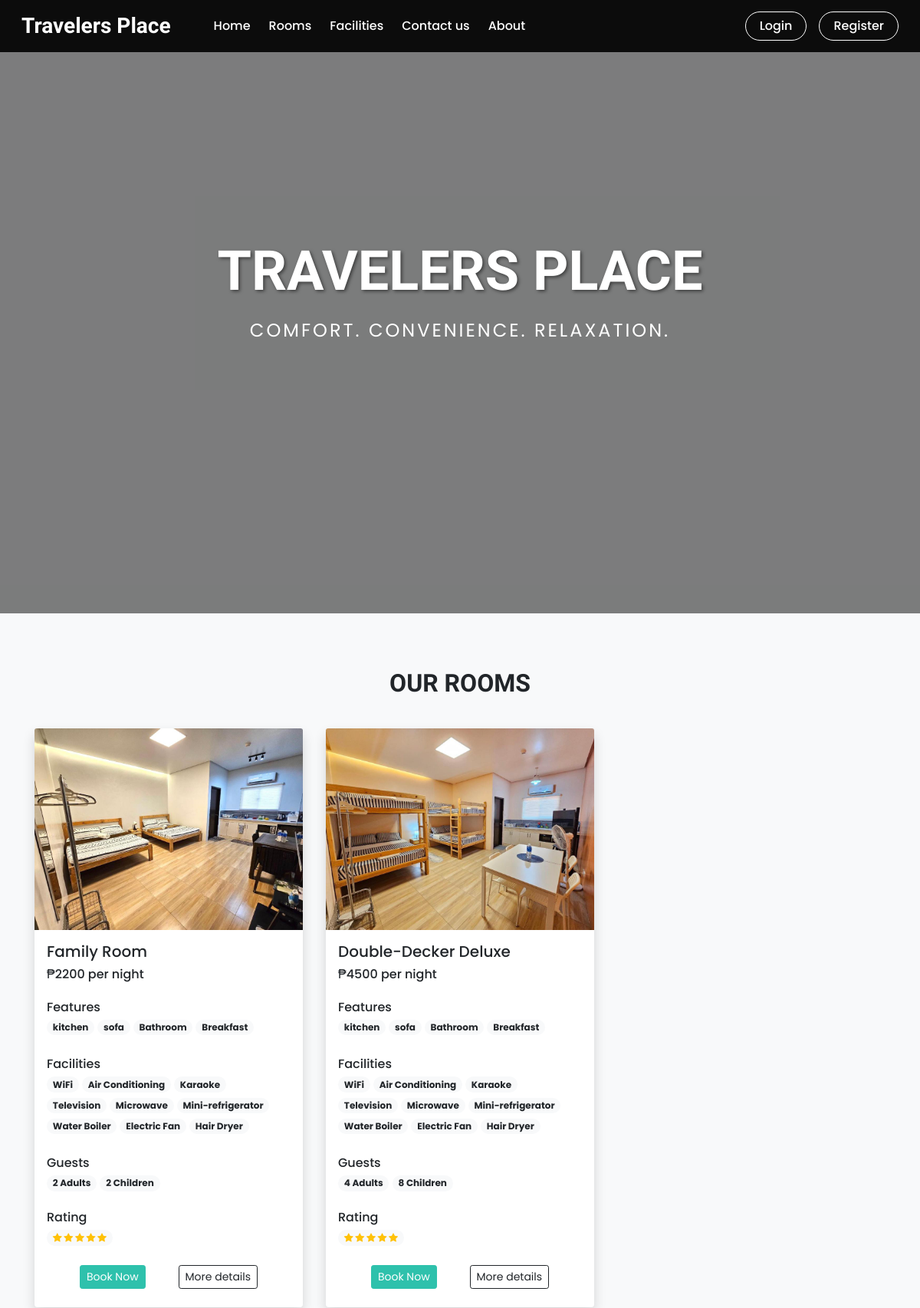
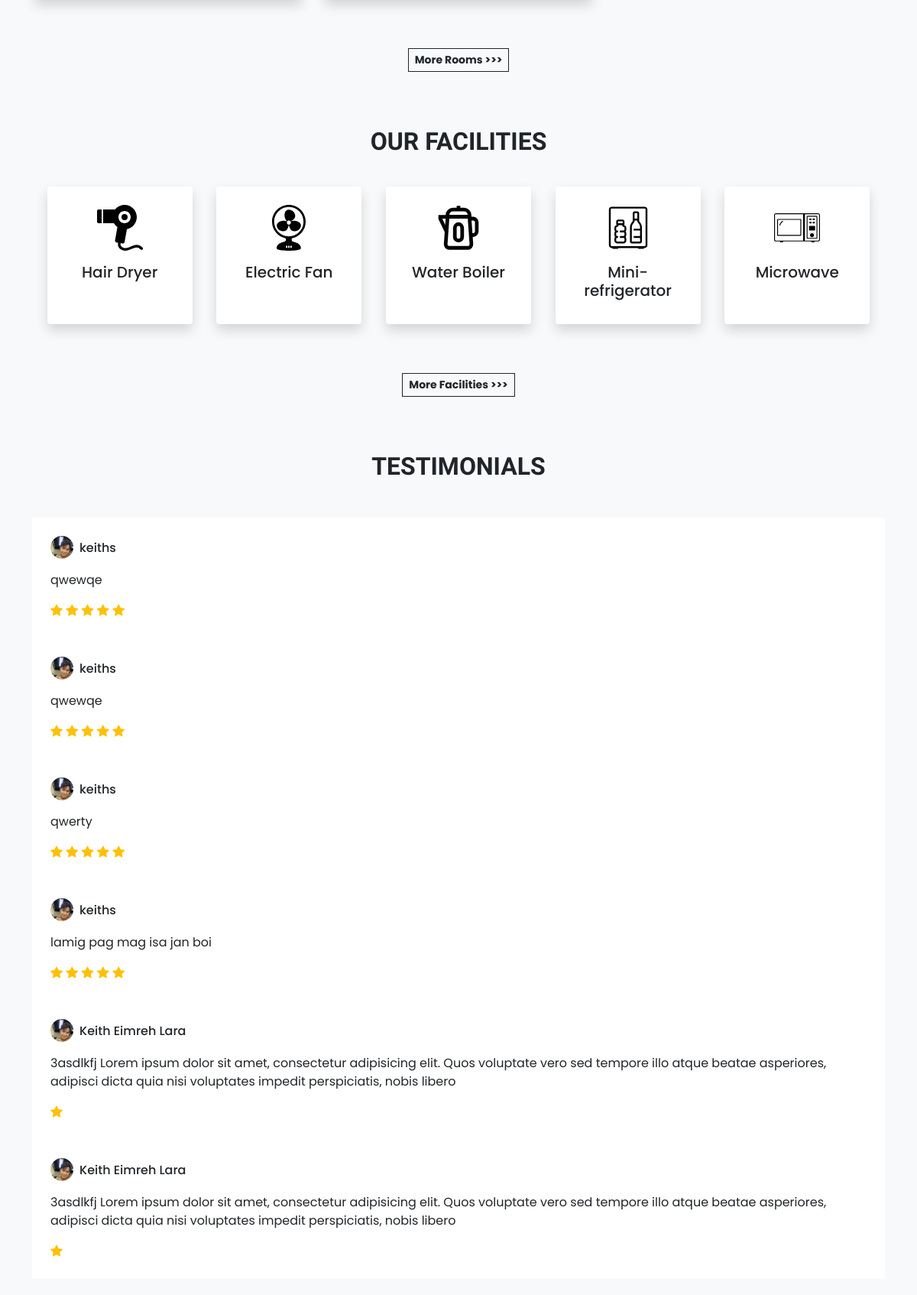
The page / (upper part) on the database its author committed (2 pictures, top to bottom).
### tables this page shows
CREATE TABLE `settings` (
  `sr_no` int(11) NOT NULL AUTO_INCREMENT,
  `site_title` varchar(50) NOT NULL,
  `site_about` varchar(250) NOT NULL,
  `shutdown` tinyint(1) NOT NULL,
  `payment_gcash_number` varchar(100) DEFAULT NULL,
  `payment_maya_number` varchar(100) DEFAULT NULL,
  `payment_gcash_qr` varchar(255) DEFAULT NULL,
  `payment_maya_qr` varchar(255) DEFAULT NULL,
  PRIMARY KEY (`sr_no`)
);

CREATE TABLE `rooms` (
  `id` int(11) NOT NULL AUTO_INCREMENT,
  `name` varchar(150) NOT NULL,
  `area` int(11) NOT NULL,
  `price` int(11) NOT NULL,
  `quantity` int(11) NOT NULL,
  `adult` int(11) NOT NULL,
  `children` int(11) NOT NULL,
  `description` varchar(350) NOT NULL,
  `status` tinyint(4) NOT NULL DEFAULT 1,
  `removed` int(11) NOT NULL DEFAULT 0,
  `archived_at` datetime DEFAULT NULL,
  `is_archived` tinyint(1) NOT NULL DEFAULT 0,
  PRIMARY KEY (`id`)
);

CREATE TABLE `room_images` (
  `sr_no` int(11) NOT NULL AUTO_INCREMENT,
  `room_id` int(11) NOT NULL,
  `image` varchar(150) NOT NULL,
  `thumb` tinyint(4) NOT NULL DEFAULT 0,
  PRIMARY KEY (`sr_no`),
  KEY `room_id` (`room_id`),
  CONSTRAINT `room_images_ibfk_1` FOREIGN KEY (`room_id`) REFERENCES `rooms` (`id`)
);

CREATE TABLE `features` (
  `id` int(11) NOT NULL AUTO_INCREMENT,
  `name` varchar(50) NOT NULL,
  PRIMARY KEY (`id`)
);

CREATE TABLE `facilities` (
  `id` int(11) NOT NULL AUTO_INCREMENT,
  `icon` varchar(100) NOT NULL,
  `name` varchar(50) NOT NULL,
  `description` varchar(250) NOT NULL,
  PRIMARY KEY (`id`)
);

CREATE TABLE `rating_review` (
  `sr_no` int(11) NOT NULL AUTO_INCREMENT,
  `booking_id` int(11) NOT NULL,
  `room_id` int(11) NOT NULL,
  `user_id` int(11) NOT NULL,
  `rating` int(11) NOT NULL,
  `review` varchar(200) NOT NULL,
  `seen` int(11) NOT NULL DEFAULT 0,
  `datentime` datetime NOT NULL DEFAULT current_timestamp(),
  PRIMARY KEY (`sr_no`),
  KEY `booking_id` (`booking_id`),
  KEY `room_id` (`room_id`),
  KEY `user_id` (`user_id`),
  CONSTRAINT `rating_review_ibfk_1` FOREIGN KEY (`booking_id`) REFERENCES `booking_order` (`booking_id`),
  CONSTRAINT `rating_review_ibfk_2` FOREIGN KEY (`room_id`) REFERENCES `rooms` (`id`),
  CONSTRAINT `rating_review_ibfk_3` FOREIGN KEY (`user_id`) REFERENCES `user_cred` (`id`)
);

CREATE TABLE `user_cred` (
  `id` int(11) NOT NULL AUTO_INCREMENT,
  `name` varchar(100) NOT NULL,
  `email` varchar(150) NOT NULL,
  `address` varchar(120) NOT NULL,
  `phonenum` varchar(100) NOT NULL,
  `pincode` int(11) NOT NULL,
  `dob` date NOT NULL,
  `profile` varchar(100) NOT NULL,
  `password` varchar(200) NOT NULL,
  `is_verified` int(11) NOT NULL DEFAULT 0,
  `token` varchar(200) DEFAULT NULL,
  `t_expire` date DEFAULT NULL,
  `status` int(11) NOT NULL DEFAULT 1,
  `is_archived` tinyint(1) NOT NULL DEFAULT 0,
  `datentime` datetime NOT NULL DEFAULT current_timestamp(),
  PRIMARY KEY (`id`)
);

### admin/inc/db_config.php (called while the page is built, shortened)
<?php
  function select($sql,$values,$datatypes)
  {
    $con = $GLOBALS['con'];
    if($stmt = mysqli_prepare($con,$sql))
    {
      if(!empty($values)){
        mysqli_stmt_bind_param($stmt,$datatypes,...$values);
      }
      if(mysqli_stmt_execute($stmt)){
        $res = mysqli_stmt_get_result($stmt);
        return $res;
      }
      else{
        mysqli_stmt_close($stmt);
        die("Query cannot be executed - Select");
      }
    }
    else{
      die("Query cannot be prepared - Select");
    }
  }
?>

### index.php (the view, shortened to what this page needs)
<!DOCTYPE html>
<html lang="en">
<head>
  <link  rel="stylesheet" href="https://unpkg.com/swiper@7/swiper-bundle.min.css">
  <?php require('inc/links.php'); ?>
</head>
<body class="bg-light">
  <?php require('inc/header.php'); ?>
  <section class="hero-section">
    <div class="swiper swiper-hero">
    </div>
    <div class="hero-content">
      <h1 class="hero-title">TRAVELERS PLACE</h1>
      <p class="hero-subtitle">Comfort. Convenience. Relaxation.</p>
    </div>
  </section>
  <h2 class="mt-5 pt-4 mb-4 text-center fw-bold h-font">OUR ROOMS</h2>
  <div class="container">
    <div class="row">
      <?php
        $room_res = select("SELECT * FROM `rooms` WHERE `status`=? AND `removed`=? ORDER BY `id` DESC LIMIT 3",[1,0],'ii');
        while($room_data = mysqli_fetch_assoc($room_res))
        {
          $fea_q = mysqli_query($con,"SELECT f.name FROM `features` f
            INNER JOIN `room_features` rfea ON f.id = rfea.features_id
            WHERE rfea.room_id = '$room_data[id]'");
          $features_data = "";
          while($fea_row = mysqli_fetch_assoc($fea_q)){
            $features_data .="<span class='badge rounded-pill bg-light text-dark text-wrap me-1 mb-1'>
              $fea_row[name]
            </span>";
          }
          $fac_q = mysqli_query($con,"SELECT f.name FROM `facilities` f
            INNER JOIN `room_facilities` rfac ON f.id = rfac.facilities_id
            WHERE rfac.room_id = '$room_data[id]'");
          $facilities_data = "";
          while($fac_row = mysqli_fetch_assoc($fac_q)){
            $facilities_data .="<span class='badge rounded-pill bg-light text-dark text-wrap me-1 mb-1'>
              $fac_row[name]
            </span>";
          }
          $room_thumb = ROOMS_IMG_PATH."thumbnail.jpg";
          $thumb_q = mysqli_query($con,"SELECT * FROM `room_images`
            WHERE `room_id`='$room_data[id]'
            AND `thumb`='1'");
          if(mysqli_num_rows($thumb_q)>0){
            $thumb_res = mysqli_fetch_assoc($thumb_q);
            $room_thumb = ROOMS_IMG_PATH.$thumb_res['image'];
          }
          $book_btn = "";
          if(!$settings_r['shutdown']){
            $login=0;
            $book_btn = "<button onclick='checkLoginToBook($login,$room_data[id])' class='btn btn-sm text-white custom-bg shadow-none'>Book Now</button>";
          }
          $rating_q = "SELECT AVG(rating) AS `avg_rating` FROM `rating_review`
            WHERE `room_id`='$room_data[id]' ORDER BY `sr_no` DESC LIMIT 20";
          $rating_res = mysqli_query($con,$rating_q);
          $rating_fetch = mysqli_fetch_assoc($rating_res);
          $rating_data = "";
          if($rating_fetch['avg_rating']!=NULL)
          {
            $rating_data = "<div class='rating mb-4'>
              <h6 class='mb-1'>Rating</h6>
              <span class='badge rounded-pill bg-light'>
            ";
            for($i=0; $i<$rating_fetch['avg_rating']; $i++){
              $rating_data .="<i class='bi bi-star-fill text-warning'></i> ";
            }
            $rating_data .= "</span>
              </div>
            ";
          }
          echo <<<data
            <div class="col-lg-4 col-md-6 my-3">
              <div class="card border-0 shadow" style="max-width: 350px; margin: auto;">
                <img src="$room_thumb" class="card-img-top">
                <div class="card-body">
                  <h5>$room_data[name]</h5>
                  <h6 class="mb-4">₱$room_data[price] per night</h6>
                  <div class="features mb-4">
                    <h6 class="mb-1">Features</h6>
                    $features_data
                  </div>
                  <div class="facilities mb-4">
                    <h6 class="mb-1">Facilities</h6>
                    $facilities_data
                  </div>
                  <div class="guests mb-4">
                    <h6 class="mb-1">Guests</h6>
                    <span class="badge rounded-pill bg-light text-dark text-wrap">
                      $room_data[adult] Adults
                    </span>
                    <span class="badge rounded-pill bg-light text-dark text-wrap">
                      $room_data[children] Children
                    </span>
                  </div>
                  $rating_data
                  <div class="d-flex justify-content-evenly mb-2">
                    $book_btn
                    <a href="room_details.php?id=$room_data[id]" class="btn btn-sm btn-outline-dark shadow-none">More details</a>
                  </div>
                </div>
              </div>
            </div>
          data;
        }
      ?>
      <div class="col-lg-12 text-center mt-5">
        <a href="rooms.php" class="btn btn-sm btn-outline-dark rounded-0 fw-bold shadow-none">More Rooms >>></a>
      </div>
    </div>
  </div>
  <h2 class="mt-5 pt-4 mb-4 text-center fw-bold h-font">OUR FACILITIES</h2>
  <div class="container">
    <div class="row justify-content-evenly px-lg-0 px-md-0 px-5">
      <?php
        $res = mysqli_query($con,"SELECT * FROM `facilities` ORDER BY `id` DESC LIMIT 5");
        $path = FACILITIES_IMG_PATH;
        while($row = mysqli_fetch_assoc($res)){
          echo<<<data
            <div class="col-lg-2 col-md-2 text-center bg-white rounded shadow py-4 my-3">
              <img src="$path$row[icon]" width="60px">
              <h5 class="mt-3">$row[name]</h5>
            </div>
          data;
        }
      ?>
      <div class="col-lg-12 text-center mt-5">
        <a href="facilities.php" class="btn btn-sm btn-outline-dark rounded-0 fw-bold shadow-none">More Facilities >>></a>
      </div>
    </div>
  </div>
  <h2 class="mt-5 pt-4 mb-4 text-center fw-bold h-font">TESTIMONIALS</h2>
  <div class="container mt-5">
    <div class="swiper swiper-testimonials">
      <div class="swiper-wrapper mb-5">
        <?php
          $review_q = "SELECT rr.*,uc.name AS uname, uc.profile, r.name AS rname FROM `rating_review` rr
            INNER JOIN `user_cred` uc ON rr.user_id = uc.id
            INNER JOIN `rooms` r ON rr.room_id = r.id
            ORDER BY `sr_no` DESC LIMIT 6";
          $review_res = mysqli_query($con,$review_q);
          $img_path = USERS_IMG_PATH;
          if(mysqli_num_rows($review_res)==0){
            echo 'No reviews yet!';
          }
          else
          {
            while($row = mysqli_fetch_assoc($review_res))
            {
              $stars = "<i class='bi bi-star-fill text-warning'></i> ";
              for($i=1; $i<$row['rating']; $i++){
                $stars .= " <i class='bi bi-star-fill text-warning'></i>";
              }
              echo<<<slides
                <div class="swiper-slide bg-white p-4">
                  <div class="profile d-flex align-items-center mb-3">
                    <img src="$img_path$row[profile]" class="rounded-circle" loading="lazy" width="30px">
                    <h6 class="m-0 ms-2">$row[uname]</h6>
                  </div>
                  <p>
                    $row[review]
                  </p>
                  <div class="rating">
                    $stars
                  </div>
                </div>
              slides;
            }
          }
        ?>
      </div>
    </div>
  </div>
</body>
</html>

### inc/header.php (shortened to what this page needs)
<nav id="nav-bar" class="navbar navbar-expand-lg navbar-dark px-lg-3 py-lg-2 fixed-top">
  <div class="container-fluid">
    <a class="navbar-brand me-5 fw-bold fs-3 h-font" href="index.php"><?php echo $settings_r['site_title'] ?></a>
    <div class="collapse navbar-collapse" id="navbarSupportedContent">
      <ul class="navbar-nav me-auto mb-2 mb-lg-0">
        <li class="nav-item">
          <a class="nav-link me-2" href="index.php">Home</a>
        </li>
        <li class="nav-item">
          <a class="nav-link me-2" href="rooms.php">Rooms</a>
        </li>
        <li class="nav-item">
          <a class="nav-link me-2" href="facilities.php">Facilities</a>
        </li>
        <li class="nav-item">
          <a class="nav-link me-2" href="contact.php">Contact us</a>
        </li>
        <li class="nav-item">
          <a class="nav-link" href="about.php">About</a>
        </li>
      </ul>
      <div class="d-flex">
        <?php
          if(isset($_SESSION['login']) && $_SESSION['login']==true)
          {
            $path = USERS_IMG_PATH;
            echo<<<data
              <div class="d-flex align-items-center">
                <div class="dropdown me-3">
                  <a class="position-relative text-dark" href="#" role="button" id="notificationDropdown" data-bs-toggle="dropdown" aria-expanded="false">
                    <i class="bi bi-bell fs-5"></i>
                    <span id="notification-badge" class="position-absolute top-0 start-100 translate-middle badge rounded-pill bg-danger" style="display: none; font-size: 0.6rem;">
                      0
                    </span>
                  </a>
                  <ul class="dropdown-menu dropdown-menu-end" aria-labelledby="notificationDropdown">
                    <li><h6 class="dropdown-header">Notifications</h6></li>
                    <li><hr class="dropdown-divider m-0"></li>
                    <div id="notification-dropdown" style="max-height: 300px; overflow-y: auto;">
                      <div class="dropdown-item text-center text-muted py-3">Loading notifications...</div>
                    </div>
                    <li><hr class="dropdown-divider m-0"></li>
                    <li><a class="dropdown-item text-center text-primary" href="user/notifications.php" onclick="var dropdown = bootstrap.Dropdown.getInstance(document.getElementById('notificationDropdown')); if(dropdown) dropdown.hide();">View All Notifications</a></li>
                  </ul>
                </div>
                <div class="btn-group">
                  <button type="button" class="btn btn-outline-dark shadow-none dropdown-toggle" data-bs-toggle="dropdown" data-bs-display="static" aria-expanded="false">
                    <img src="$path$_SESSION[uPic]" style="width: 25px; height: 25px;" class="me-1 rounded-circle">
                    $_SESSION[uName]
                  </button>
                <ul class="dropdown-menu dropdown-menu-lg-end">
                  <li><a class="dropdown-item" href="profile.php">Profile</a></li>
                  <li><a class="dropdown-item" href="bookings.php">Bookings</a></li>
                  <li><a class="dropdown-item" href="notifications.php">Notifications <span id="notification-badge-menu" class="badge bg-danger ms-2">0</span></a></li>
                  <li><a class="dropdown-item" id="logout-link" href="logout.php">Logout</a></li>
                </ul>
              </div>
            data;
          }
          else
          {
            echo<<<data
              <button type="button" class="btn btn-auth shadow-none me-lg-3 me-2" data-bs-toggle="modal" data-bs-target="#loginModal">
                Login
              </button>
              <button type="button" class="btn btn-auth shadow-none" data-bs-toggle="modal" data-bs-target="#registerModal">
                Register
              </button>
            data;
          }
        ?>
      </div>
    </div>
  </div>
</nav>

### rows shown on the page
settings: site_title "Travelers Place"
rooms: room_images.image (picture), name "Family Room", price "2200", adult "2", children "2"
features: name "kitchen"
features: name "sofa"
features: name "Bathroom"
features: name "Breakfast"
facilities: name "WiFi"
facilities: name "Air Conditioning"
facilities: name "Karaoke"
facilities: name "Television"
facilities: name "Microwave", icon (picture)
facilities: name "Mini-refrigerator", icon (picture)
facilities: name "Water Boiler", icon (picture)
facilities: name "Electric Fan", icon (picture)
facilities: name "Hair Dryer", icon (picture)
rooms: room_images.image (picture), name "Double-Decker Deluxe", price "4500", adult "4", children "8"
rating_review: user.profile (picture), user.name "keiths", review "qwewqe"
rating_review: user.profile (picture), user.name "keiths", review "qwewqe"
rating_review: user.profile (picture), user.name "keiths", review "qwerty"
rating_review: user.profile (picture), user.name "keiths", review "lamig pag mag isa jan boi"
rating_review: user.profile (picture), user.name "Keith Eimreh Lara", review "3asdlkfj Lorem ipsum dolor sit amet, consectetur adipisicing elit. Quos voluptate vero sed tempore illo atque beatae asperiores, adipisci dicta quia nisi voluptates impedit perspiciatis, nobis libero"
rating_review: user.profile (picture), user.name "Keith Eimreh Lara", review "3asdlkfj Lorem ipsum dolor sit amet, consectetur adipisicing elit. Quos voluptate vero sed tempore illo atque beatae asperiores, adipisci dicta quia nisi voluptates impedit perspiciatis, nobis libero"
